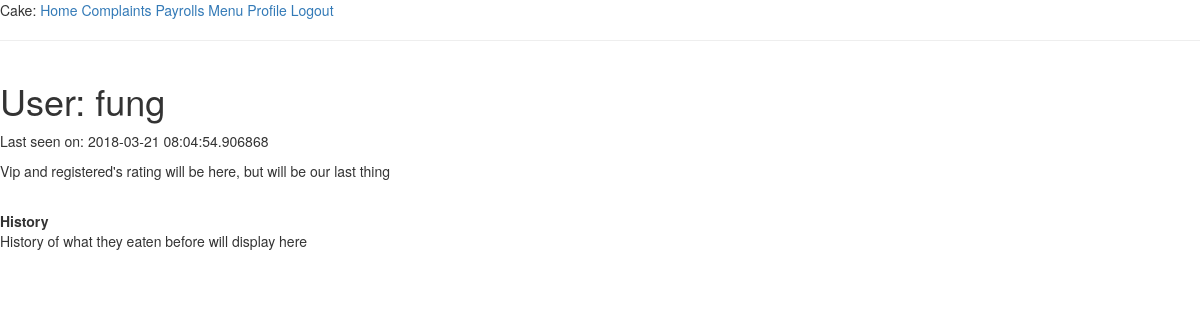
The app's page /user/fung (signed in), older data.
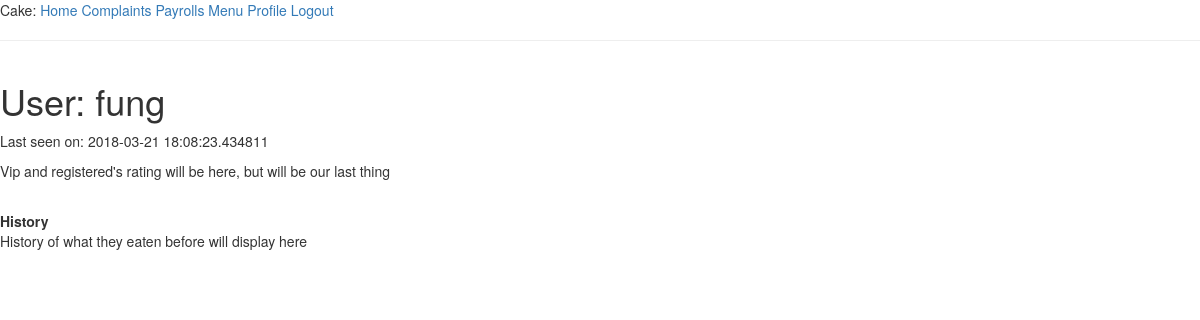
The same page, newer data.
### app/models.py (models this page shows, shortened)
class User(UserMixin, db.Model):
	id = db.Column(db.Integer, primary_key=True)
	username = db.Column(db.String(64), index=True, unique=True)
	email = db.Column(db.String(120), index=True, unique=True)
	urole = db.Column(db.Integer, index=True)
	password_hash = db.Column(db.String(128))
	about_me = db.Column(db.String(140))
	last_seen = db.Column(db.DateTime, default=datetime.utcnow)
	def get_id(self):
		return self.id
	def get_urole(self):
		return self.urole

### app/routes.py (the view)
@app.route('/user/<username>')
@login_required(role=1)
def user(username):
	user = User.query.filter_by(username=username).first_or_404()
	return render_template('user.html', user=user)

### app/models.py (called while the page is built)
@login.user_loader
def load_user(id):
	return User.query.get(int(id))

### app/routes.py (called while the page is built)
def login_required(role):
	def wrapper(fn):
		@wraps(fn)
		def decorated_view(*args, **kwargs):
			if not current_user.is_authenticated:
				return redirect(url_for('login',next=request.url))
			urole = current_user.get_urole()
			if  (urole < role) :
				return current_app.login_manager.unauthorized()
			return fn(*args, **kwargs)
		return decorated_view
	return wrapper

@app.before_request
def before_request():
	if current_user.is_authenticated:
		current_user.last_seen = datetime.utcnow()
		db.session.commit()

### app/templates/user.html (shortened to what this page needs)
{% extends "base.html" %}
{% block content %}
	<table>
		<tr valign="top">
			<td>
				<h1>User: {{ user.username }}</h1>
					{% if user.last_seen %}
						<p>Last seen on: {{ user.last_seen }}</p>
					{% endif %}
						<p>Vip and registered's rating will be here, but will be our last thing</p>
			</td>
		</tr>
	</table>
	<br/>
	<body>
		<b>History</b>
		<p>History of what they eaten before will display here</p>
	</body>
{% endblock %}

### app/templates/base.html (shortened to what this page needs)
<!DOCTYPE html>
<html>
<head>
	<link rel="stylesheet" href="https://maxcdn.bootstrapcdn.com/bootstrap/3.3.7/css/bootstrap.min.css">
<link rel="stylesheet" href="https://maxcdn.bootstrapcdn.com/bootstrap/3.3.7/css/bootstrap-theme.min.css">
</head>
<body>
	<div>Cake:
		{% if current_user.urole == 4 and current_user.is_authenticated %}
			<a href="{{ url_for('manager')}}">Home</a>
			<a href="{{ url_for('complaints')}}">Complaints</a>
			<a href="{{ url_for('payroll')}}">Payrolls</a>
		{% elif current_user.urole == 3 and current_user.is_authenticated %}
			<a href="{{ url_for('cook')}}">Home</a>
			<a href="{{ url_for('prices')}}">Prices</a>
		{% elif current_user.urole == 2 and current_user.is_authenticated %}
			<a href="{{ url_for('delivery')}}">Home</a>
			<a href="{{ url_for('map')}}">Map</a>
		{% else %}
			<a href="{{ url_for('index')}}">Home</a>
		{% endif %}
			<a href="{{ url_for('menu')}}">Menu</a>
		{% if current_user.is_anonymous %}
			<a href="{{ url_for('login')}}">Login</a>
		{% else %}
			<a href="{{ url_for('user',username=current_user.username) }}">Profile</a>
			<a href="{{ url_for('logout')}}">Logout</a>
		{% endif %}
	</div>
	<hr>
	{% block content %}
	{% endblock %}
</body>
</html>

Row changes from the older to the newer data that the page shows:
changed User "fung": last_seen "2018-03-21 08:04:54.906868" → "2018-03-21 18:08:23.434811"
